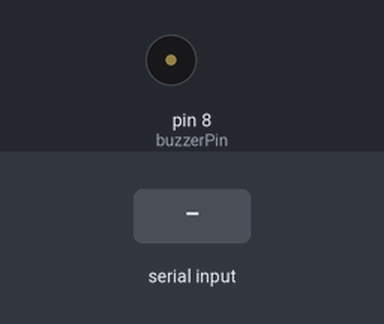
Simulated run of this sketch. Board: Arduino Uno, built with avr-gcc and run on an emulated ATmega328P. Parts: buzzer (waves = sounding). Inputs (shaded band) come from the test bench.

Above: at 1.2 s.
1.3 s: "BUZZER\n" received over Serial
At 1.9 s:
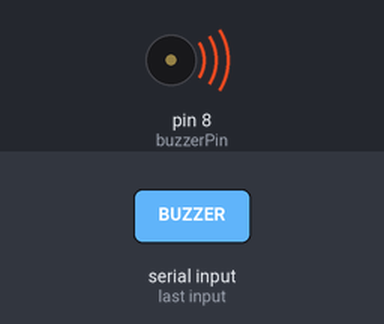
Timing chart, 0 to 4.3 s (numbered marks = the images above; inputs shaded):
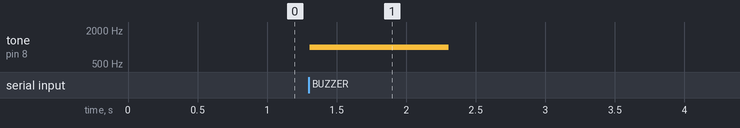

Measured:
- after the input at 1.3 s, tone on pin 8 (buzzerPin): silent → 1000 Hz at once, → silent 1.0 s later

The sketch:

sketch_aug26a.ino
```cpp
const int buzzerPin = 8;

void setup() {
  Serial.begin(9600);

  pinMode(buzzerPin, OUTPUT);
}

void loop() {

  if (Serial.available()) {

    String command = Serial.readStringUntil('\n');

    if (command == "BUZZER") {

      tone(buzzerPin, 1000);
      delay(1000);
      noTone(buzzerPin);
    }
  }
}
```
